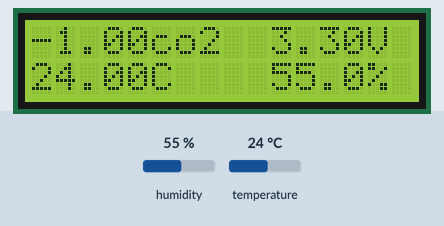
Simulated run of this sketch. Board: ESP8266 (NodeMCU). On the bench: 16×2 character LCD. The test bench sets the inputs (shaded band); at power-on: humidity 55 %, temperature 24 °C. What the sketch prints to the serial monitor is not drawn.

Above: at 4.7 s.
4.8 s: humidity set to 22 %
At 8.7 s:
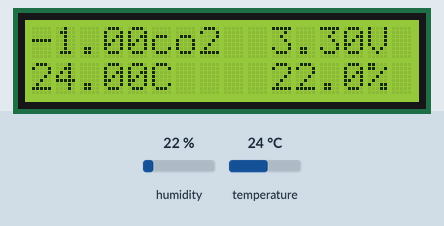
9.7 s: temperature set to 12 °C
At 12.8 s:
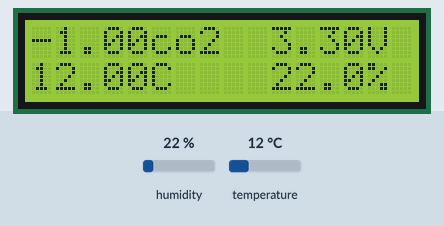
13.7 s: humidity set to 40 %
At 17.0 s:
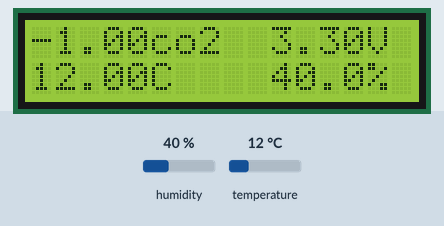
17.8 s: temperature set to 19 °C
At 21.1 s:
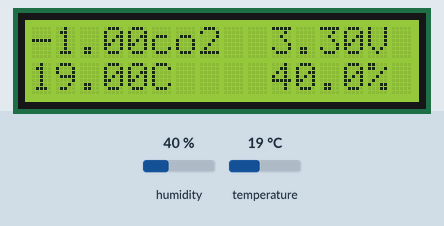
Timing chart, 0 to 22.6 s (numbered marks = the images above; inputs shaded):
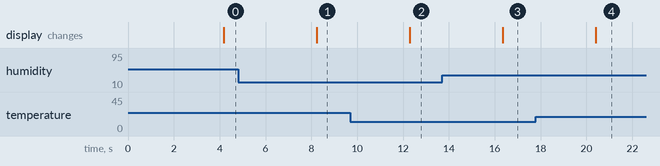

Measured:
- after the input at 4.8 s, the display: changes after 3.4 s (image 1)
- after the input at 9.7 s, the display: changes after 2.6 s (image 2)
- after the input at 13.7 s, the display: changes after 2.7 s (image 3)
- after the input at 17.8 s, the display: changes after 2.6 s (image 4)

The sketch:

SmartHomeSensorsTest.ino
```cpp
#include <ESP8266WiFi.h>
#include <ESP8266WebServer.h>
#include <ESP8266HTTPClient.h>
#include <Wire.h>
#include <SoftwareSerial.h>
#include <Adafruit_Sensor.h>
#include <DHT.h>
#include <DHT_U.h>
#include <Arduino.h>
#include <Wire.h>
#include <LiquidCrystal_I2C.h>

#define DS3231_SCL 1 //---- Переназначаем стандартный пин для Wire.h
#define DS3231_SDA 3 //---- Переназначаем стандартный пин для Wire.h
#define DHTPIN  2           //D4
#define PIN_RX  5           //D1
#define PIN_TX  4           //D2
#define DHTTYPE DHT11       //DHT 11

LiquidCrystal_I2C lcd(0x27, 16, 2); // set the LCD address to 0x27 for a 16 chars and 2 line display
DHT_Unified dht(DHTPIN, DHTTYPE);
ADC_MODE(ADC_VCC); //vcc read
SoftwareSerial mySerial(PIN_RX, PIN_TX); // RX,TX
byte cmd[9] = {0xFF, 0x01, 0x86, 0x00, 0x00, 0x00, 0x00, 0x00, 0x79};
unsigned char response[9];
uint32_t delayMS;
//String suffix;
float t_temp = 0;
float t_ppm = 0;
float t_humid = 0;
float t_vdd = 0;
int delayInterval = 3000;

String webPage = "";

void setup() {
  Serial.begin(9600);
  Serial.println();
  Serial.setDebugOutput(true);
  initSensors();
  disconnectFromWifi();
  disableAccessPoint();

  Wire.begin(DS3231_SDA, DS3231_SCL); //---- Запускаем I2C на нужных пинах
  lcd.init();
  lcd.backlight();
}

void loop() {
  updateSensorsValues();
  displayTelemetry();
}

void initSensors() {
  dht.begin();
  sensor_t sensor;
  dht.temperature().getSensor(&sensor);
  dht.humidity().getSensor(&sensor);
  delayMS = sensor.min_delay / 1000;
}

void updateSensorsValues() {
  delay(delayInterval);
  int temp = 0;
  int ppm = 0;
  int humid = 0;
  float vdd = 0;

  // Temperature
  sensors_event_t event;
  dht.temperature().getEvent(&event);
  if (isnan(event.temperature)) {
    Serial.println("Error reading temperature!");
  }
  else {
    temp = event.temperature;
  }

  // Humidity
  dht.humidity().getEvent(&event);
  if (isnan(event.relative_humidity)) {
    Serial.println("Error reading humidity!");
  }
  else {
    humid = event.relative_humidity;
  }

  //  Get voltage
  {
    vdd = ESP.getVcc();
    vdd = vdd / 1000;
  }

  //  Get PPM
  {
    ppm = getCO2Data();
  }

  t_temp = temp;
  t_humid = humid;
  t_vdd = vdd;
  t_ppm = ppm;

}

void displayTelemetry() {
  Serial.print("Temperature: " + String(t_temp) + "*C; ");
  Serial.print("Humidity: " + String(t_humid) + "%; ");
  Serial.print("CO2: " + String(t_ppm) + "PPM; ");
  Serial.print("Voltage: " + String(t_vdd) + "V;");
  Serial.println();

  lcd.setCursor(0, 0);
  lcd.print(t_ppm);
  lcd.setCursor(5, 0);
  lcd.print("co2");
  lcd.setCursor(10, 0);
  lcd.print(t_vdd);
  lcd.setCursor(14, 0);
  lcd.print("V");
  lcd.setCursor(0, 1);
  lcd.print(t_temp);
  lcd.setCursor(5, 1);
  lcd.print("C");
  lcd.setCursor(10, 1);
  lcd.print(t_humid);
  lcd.setCursor(14, 1);
  lcd.print("%");
}

int getCO2Data() {
  int result;
  mySerial.write(cmd, 9);
  memset(response, 0, 9);
  mySerial.readBytes(response, 9);

  // CRC check
  int i;
  byte crc = 0;
  for (i = 1; i < 8; i++) crc += response[i];
  crc = 255 - crc;
  crc++;
  // End of CRC check
  if ( !(response[0] == 0xFF && response[1] == 0x86 && response[8] == crc) ) {
    char raw[32];
    sprintf(raw, "RAW: %02X %02X %02X %02X %02X %02X %02X %02X %02X", response[0], response[1], response[2], response[3], response[4], response[5], response[6], response[7], response[8]);
    Serial.println("CRC error: " + String(crc) + " / " + String(response[8]));
    result = -1;
  } else {
    unsigned int responseHigh = (unsigned int) response[2];
    unsigned int responseLow = (unsigned int) response[3];
    int ppm = (256 * responseHigh) + responseLow;
    char raw[32];
    sprintf(raw, "RAW: %02X %02X %02X %02X %02X %02X %02X %02X %02X", response[0], response[1], response[2], response[3], response[4], response[5], response[6], response[7], response[8]);
      result = ppm;
  }
  return result;
}


void disableAccessPoint() {
  Serial.println("Disabling access point!");
  WiFi.softAPdisconnect(true);
  Serial.println("ESP AccessPoint disabled");
}


void disconnectFromWifi() {
  Serial.println("Disconnecting from wifi!");
  WiFi.disconnect();
  Serial.println("Disconnected form wifi");
}
```
